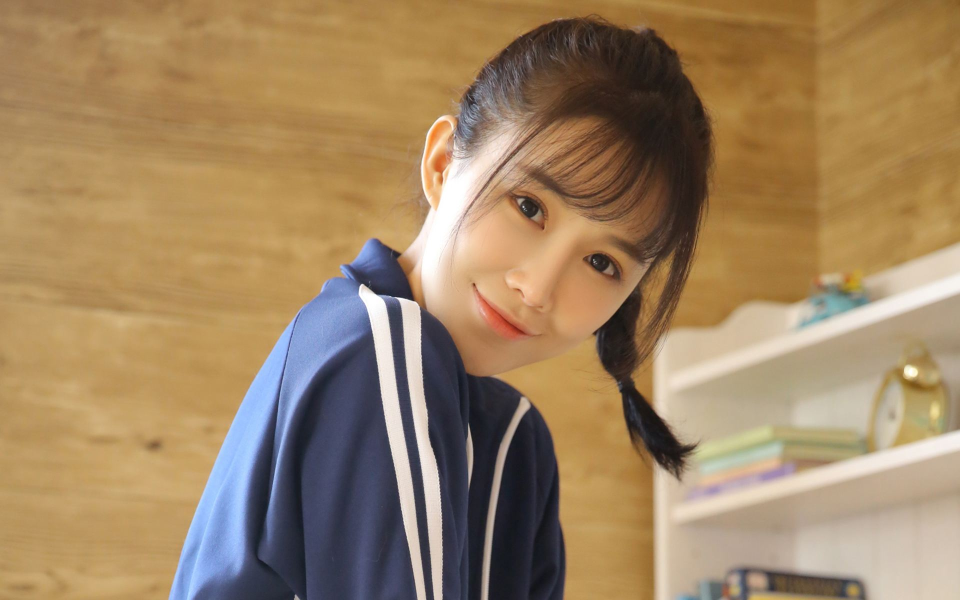
#> input picture PicRec/ALL_Other/ImagePY/img15.jpg, 1920 x 1200 px, found by its file name (shown at 1/2 size)
$ python image15_1.py
#> lines starting #> are read from the running program, lines starting #| are printed output that depends on the picture
#> further down, src is the input picture: shape (1200, 1920, 3); mean B, G, R 98.5, 132.4, 159.2
# -*- coding: utf-8 -*-

import cv2 as cv
import numpy as np

"""
高斯金字塔和拉普拉斯金字塔

要求：拉普拉斯金字塔时，图像大小必须是2的n次方*2的n次方，不然会报错
"""


#  pyrDown()先对图像进行高斯平滑，然后再进行降采样（将图像尺寸行和列方向缩减一半）；
# pyrUp()函数  先对图像进行升采样（将图像尺寸行和列方向增大一倍），然后再进行高斯平滑；

# 高斯金字塔
def pyramid_image(image):
    level = 3  # 金字塔的层数
    temp = image.copy()  # 拷贝图像
    pyramid_images = []
    for i in range(level):
        dst = cv.pyrDown(temp)
        pyramid_images.append(dst)
        cv.imshow('高斯金字塔 a' + str(i), dst)
        temp = dst.copy()
#> this loop made 3 passes
#> pass 1, in pyramid_image, `dst = cv.pyrDown(temp)`:
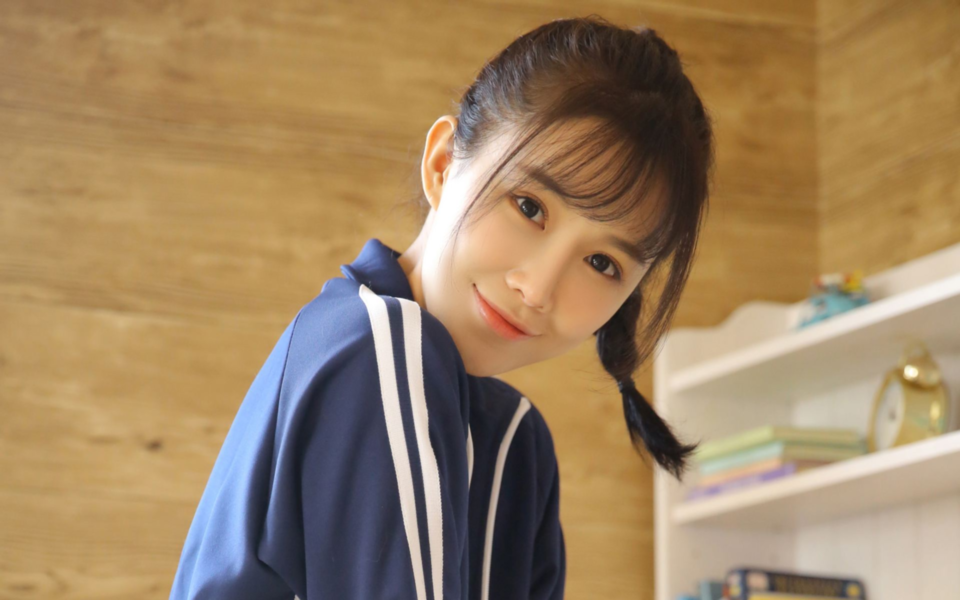
#> dst: shape (600, 960, 3); mean B, G, R 98.5, 132.4, 159.2
#> pass 3, in pyramid_image, `dst = cv.pyrDown(temp)`:
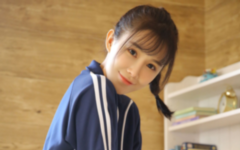
#> dst: shape (150, 240, 3); mean B, G, R 98.3, 132.4, 159.3
#> after the loop, pyramid_images = 3 items
    return pyramid_images


# 拉普拉斯金字塔
def laplian_image(image):
    pyramid_images = pyramid_image(image)
#> pyramid_images = 3 items
    level = len(pyramid_images)
#> level = 3
    for i in range(level - 1, -1, -1):
        if (i - 1) < 0:
            expand = cv.pyrUp(pyramid_images[i], dstsize=image.shape[:2])
            lpls = cv.subtract(image, expand)
            cv.imshow('拉普拉斯 b' + str(i), lpls)
        else:
            expand = cv.pyrUp(pyramid_images[i], dstsize=pyramid_images[i - 1].shape[:2])
            lpls = cv.subtract(pyramid_images[i - 1], expand)
            cv.imshow('拉普拉斯 c' + str(i), lpls)


src = cv.imread('D:\WorkProject\ImageProject\PicRec\ImagePY\img15.jpg')
cv.imshow('原图 d', src)
#> (the run stopped early here; a loop or call above may not have finished)

$ run again, with PicRec/ALL_Other/ImagePY/img14.jpg copied over PicRec/ALL_Other/ImagePY/img15.jpg
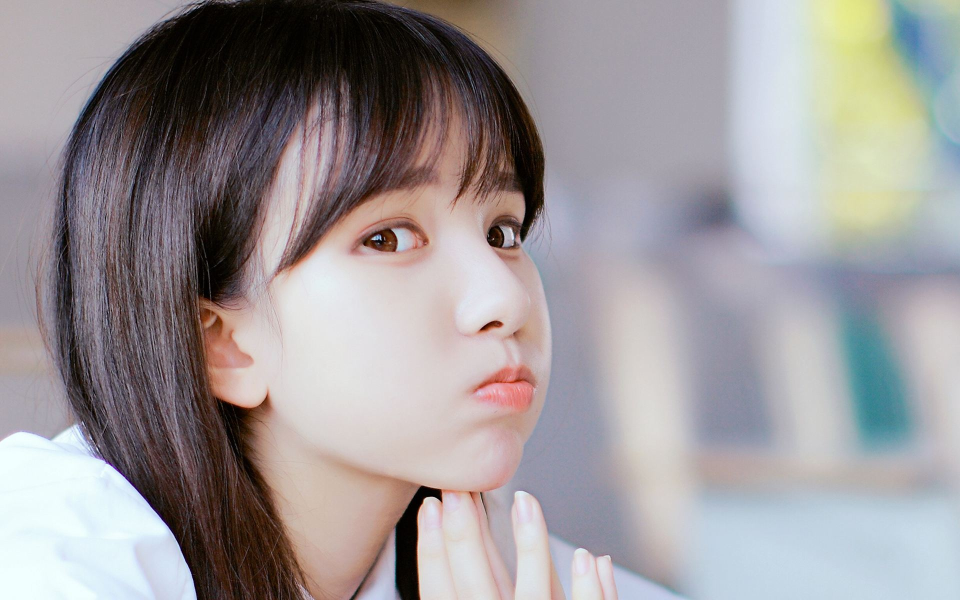
#> input picture PicRec/ALL_Other/ImagePY/img14.jpg, 1920 x 1200 px, found by its file name (shown at 1/2 size)
#> src is the input picture: shape (1200, 1920, 3); mean B, G, R 152.9, 151.1, 156.3
#> the loop in pyramid_image, `for i in range(level):` made 3 passes
#> pass 1, in pyramid_image, `dst = cv.pyrDown(temp)`:
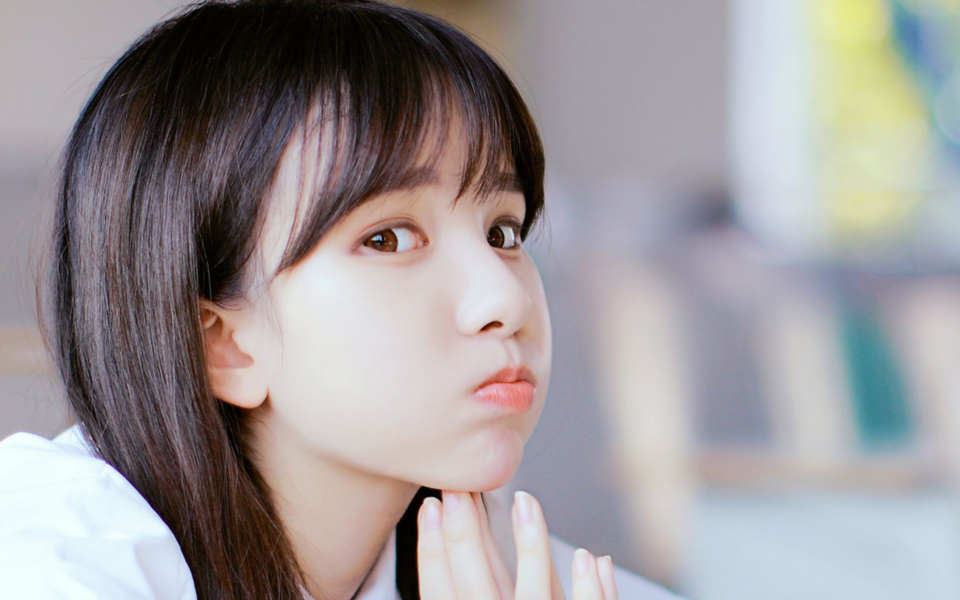
#> dst: shape (600, 960, 3); mean B, G, R 152.9, 151.1, 156.3
#> pass 3, in pyramid_image, `dst = cv.pyrDown(temp)`:
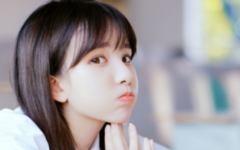
#> dst: shape (150, 240, 3); mean B, G, R 152.7, 150.9, 156.2
#> after the loop in pyramid_image, `for i in range(level):`: pyramid_images = 3 items
#> level = 3

$ run again, with PicRec/ALL_Other/ImagePY/img16.jpg copied over PicRec/ALL_Other/ImagePY/img15.jpg
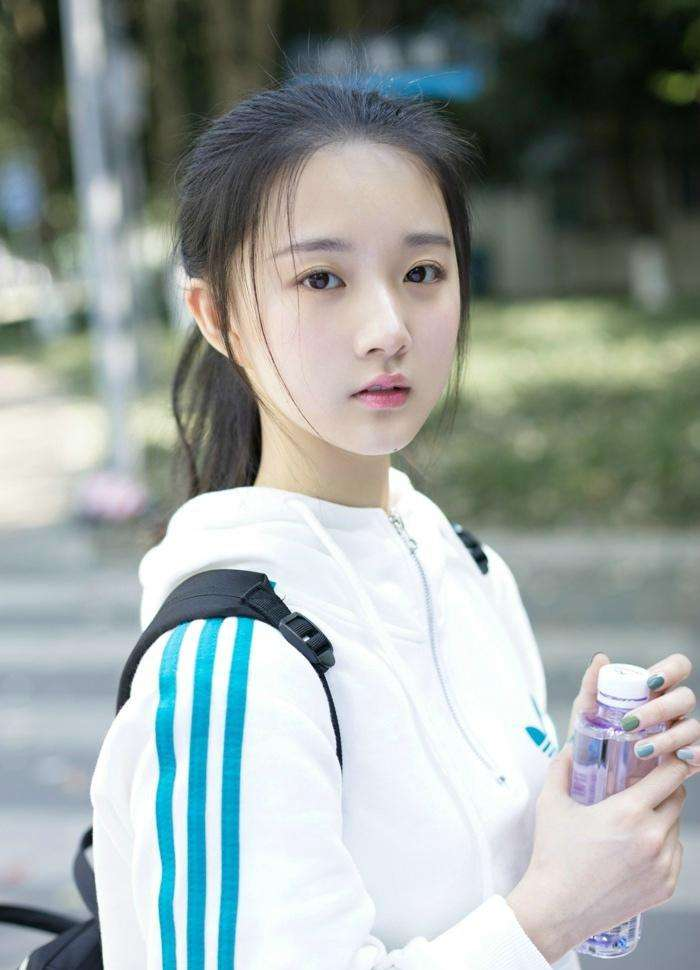
#> input picture PicRec/ALL_Other/ImagePY/img16.jpg, 700 x 970 px, found by its file name
#> src is the input picture: shape (970, 700, 3); mean B, G, R 158.1, 161, 152.6
#> the loop in pyramid_image, `for i in range(level):` made 3 passes
#> pass 2, in pyramid_image, `dst = cv.pyrDown(temp)`:
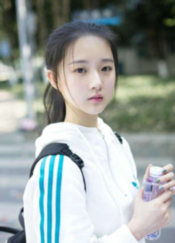
#> dst: shape (243, 175, 3); mean B, G, R 158.1, 161, 152.6
#> pass 3, in pyramid_image, `dst = cv.pyrDown(temp)`:
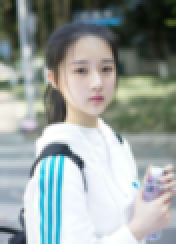
#> dst: shape (122, 88, 3) (shown 2 times larger); mean B, G, R 157.8, 160.7, 152.4
#> after the loop in pyramid_image, `for i in range(level):`: pyramid_images = 3 items
#> level = 3

$ run again, with PicRec/ALL_Other/ImagePY/img20.jpg copied over PicRec/ALL_Other/ImagePY/img15.jpg
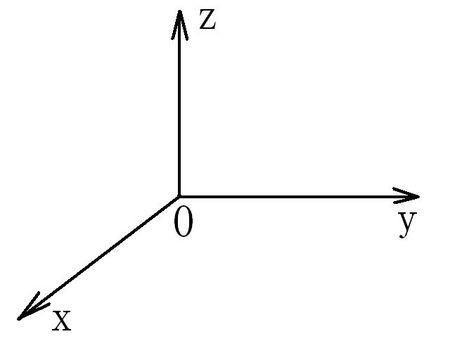
#> input picture PicRec/ALL_Other/ImagePY/img20.jpg, 450 x 360 px, found by its file name
#> src is the input picture: shape (360, 450, 3); min 0, max 255, mean 250.5
#> the loop in pyramid_image, `for i in range(level):` made 3 passes
#> pass 1, in pyramid_image, `dst = cv.pyrDown(temp)`:
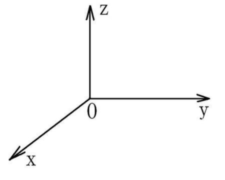
#> dst: shape (180, 225, 3); min 6, max 255, mean 250.5
#> pass 3, in pyramid_image, `dst = cv.pyrDown(temp)`:
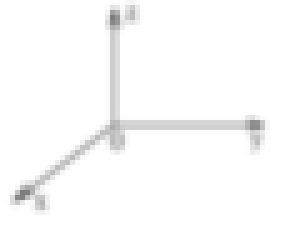
#> dst: shape (45, 57, 3) (shown 5 times larger); min 123, max 255, mean 250.5
#> after the loop in pyramid_image, `for i in range(level):`: pyramid_images = 3 items
#> level = 3
